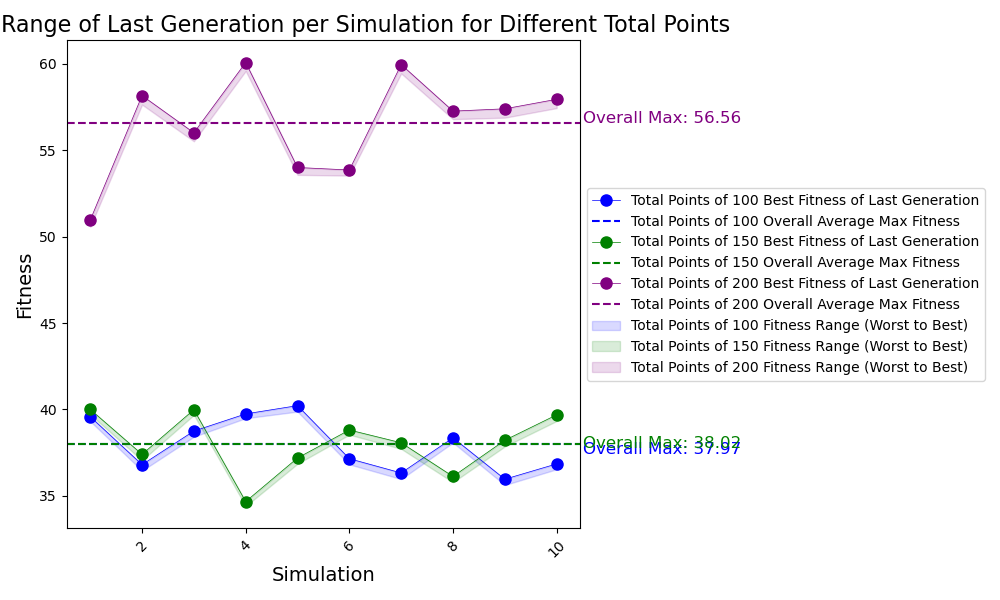

The script that drew this image:
import pandas as pd
import matplotlib.pyplot as plt
import json

# Leer la configuración desde el archivo JSON
with open('config/config.json', 'r') as f:
    config = json.load(f)

# Extraer y formatear la configuración
config_text = (
    "$Population Size:$ {}\n"
    "$Offspring Count:$ {}\n\n"
    "$Selection:$\n  $Method1:$ {} ({:.1f}%)\n  $Method2:$ {} ({:.1f}%)\n"
    "$Crossover:$\n  $Type:$ {}\n  Rate: {}\n"
    "$Mutation:$\n  $Type:$ {}\n  Rate: {}\n  Method: {}\n"
    "$Replacement:$\n  $Method1:$ {} ({:.1f}%)\n  $Method2:$ {} ({:.1f}%)\n"
    "$Replacement Method:$ {}\n\n"
    "$Max Generations:$ {}\n"
    "$Content:$ {}\n"
    "$Optimal Fitness:$ {}\n"
    "$Character Class:$ {}\n"
    "$Total Points:$ {}\n"
    "$Time Limit:$ {}"
).format(
    config['genetic_algorithm']['population_size'],
    config['genetic_algorithm']['offspring_count'],
    config['genetic_algorithm']['selection']['parents']['method1'],
    config['genetic_algorithm']['selection']['parents']['method1_proportion'] * 100,
    config['genetic_algorithm']['selection']['parents']['method2'],
    (1 - config['genetic_algorithm']['selection']['parents']['method1_proportion']) * 100,
    config['genetic_algorithm']['crossover']['type'],
    config['genetic_algorithm']['crossover']['rate'],
    config['genetic_algorithm']['mutation']['type'],
    config['genetic_algorithm']['mutation']['rate'],
    config['genetic_algorithm']['mutation']['uniform'],
    config['genetic_algorithm']['selection']['replacement']['method1'],
    config['genetic_algorithm']['selection']['replacement']['method1_proportion'] * 100,
    config['genetic_algorithm']['selection']['replacement']['method2'],
    (1 - config['genetic_algorithm']['selection']['replacement']['method1_proportion']) * 100,
    config['genetic_algorithm']['replacement_method'],
    config['genetic_algorithm']['stop_criteria']['max_generations'],
    config['genetic_algorithm']['stop_criteria']['content'],
    config['genetic_algorithm']['stop_criteria']['optimal_fitness'],
    config['genetic_algorithm']['character_class'],
    config['genetic_algorithm']['total_points'],
    config['genetic_algorithm']['time_limit']
)

# Lista de nombres de archivos CSV y sus tamaños de población
files = ['TP_100.csv', 'TP_150.csv', 'TP_200.csv']
simulation_names = ['Total Points of 100', 'Total Points of 150', 'Total Points of 200']
colors = ['blue', 'green', 'purple']  # Colores para cada tamaño de población

# Crear la figura
fig, ax = plt.subplots(figsize=(10, 6))

# Procesar cada archivo CSV
for i, (file, name, color) in enumerate(zip(files, simulation_names, colors)):
    # Leer los datos del archivo CSV
    df = pd.read_csv(file)
    
    # Obtener el "Best Fitness" y "Worst Fitness" de la última generación para cada simulación
    last_generation_fitness = df.groupby('Simulation').apply(
        lambda x: x[x['Generation'] == x['Generation'].max()].agg({'Best Fitness': 'max', 'Average Fitness': 'min'})
    ).reset_index()

    last_generation_fitness.columns = ['Simulation', 'Best Fitness', 'Worst Fitness']
    
    # Calcular el máximo total del 'Best Fitness' entre todas las simulaciones
    overall_max_fitness = last_generation_fitness['Best Fitness'].mean()
    
    # Graficar el "Best Fitness" de la última generación para cada simulación
    ax.plot(last_generation_fitness['Simulation'], last_generation_fitness['Best Fitness'], 'o-', 
            color=color, markersize=8, linestyle='-', linewidth=0.5, label=f'{name} Best Fitness of Last Generation')
    
    # Añadir la sombra desde el "Best Fitness" hasta el "Worst Fitness" para visualizar el rango
    ax.fill_between(last_generation_fitness['Simulation'], 
                    last_generation_fitness['Worst Fitness'],
                    last_generation_fitness['Best Fitness'],
                    color=color, alpha=0.15, label=f'{name} Fitness Range (Worst to Best)')  # alpha reducido a 0.15 para un tono más claro
    
    # Añadir una línea horizontal que representa el máximo total
    ax.axhline(y=overall_max_fitness, color=color, linestyle='--', label=f'{name} Overall Average Max Fitness')
    
# Añadir el número del "Overall Max" a la derecha del gráfico
    ax.text(len(last_generation_fitness['Simulation']) + 0.5,  # Reducir desplazamiento horizontal
            overall_max_fitness + 0.3 * (i - 1),  # Ajustar el valor multiplicador para que los textos se separen claramente
            f'Overall Max: {overall_max_fitness:.2f}', color=color, fontsize=12,
            verticalalignment='center', horizontalalignment='left')


# Configurar etiquetas y leyenda
ax.set_xlabel('Simulation', fontsize=14)
ax.set_ylabel('Fitness', fontsize=14)
ax.set_title('Fitness Range of Last Generation per Simulation for Different Total Points', fontsize=16)
ax.tick_params(axis='x', rotation=45)

# Ajustar el espacio para la leyenda y el texto de configuración
plt.subplots_adjust(right=0.65)  # Ajustar el margen derecho para dejar espacio

# Colocar la leyenda fuera del gráfico a la derecha y abajo
ax.legend(loc='center left', bbox_to_anchor=(1, 0.5))  # Mover la leyenda más abajo, ajustando 'bbox_to_anchor'

# Agregar la configuración al gráfico en un área de texto separada
#fig.text(0.75, 0.4, config_text, fontsize=10, ha='left', va='center', bbox=dict(facecolor='white', edgecolor='black', boxstyle='round,pad=0.5'))

# Configurar el fondo de la gráfica (el área de la gráfica) en blanco
ax.set_facecolor('white')

# Ajustar el layout para que no se corten las etiquetas
plt.tight_layout()

# Guardar la gráfica como archivo PNG
plt.savefig('max_fitness_comparison.png')  

# Mostrar gráfica
plt.show()
